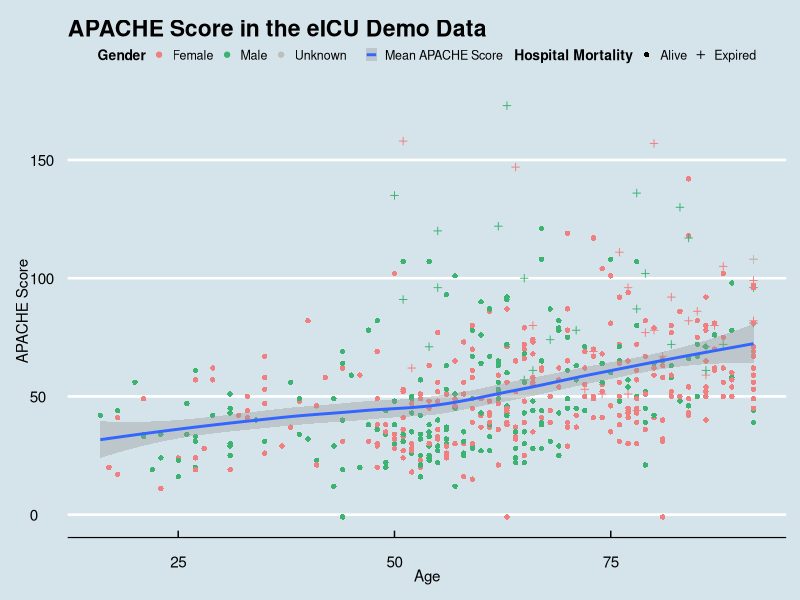

This chart was generated by the following R code:
## ---- chunk 1
library(tidyverse)
cohort <- read_csv("../data/eicu_cohort.csv")
head(cohort)
## ---- chunk 2
library(ggthemes)

cohort <- cohort %>%
  mutate(age = as.integer(age)) %>%
  mutate(age = if_else(is.na(age), 91.5, age))

mean_apache_by_age <- aggregate (apachescore ~ age, data = cohort, FUN = mean)

ggplot() +
geom_point(data = cohort, aes(x = age, y = apachescore, color = gender, shape = actualhospitalmortality)) +
geom_smooth(data = mean_apache_by_age, aes(x = age, y = apachescore, linetype = "Mean APACHE Score")) +
  
scale_shape_manual(values=c(16, 3), labels = c("Alive", "Expired"), name = 'Hospital Mortality')+
scale_color_manual(values = c("lightcoral", "mediumseagreen", "grey"), 
                   labels = c("Female", "Male", "Unknown"), name = "Gender") +
scale_linetype_manual(values = "solid", name = "") +

xlab("Age") + 
ylab("APACHE Score") +
ggtitle("APACHE Score in the eICU Demo Data") +
theme_economist() +
theme(legend.title = element_text(size = 10, face = "bold"), 
      legend.text = element_text(size = 9),
      legend.spacing = unit(-0.1, "cm"),
      legend.key.size = unit(0.3, "cm"))
